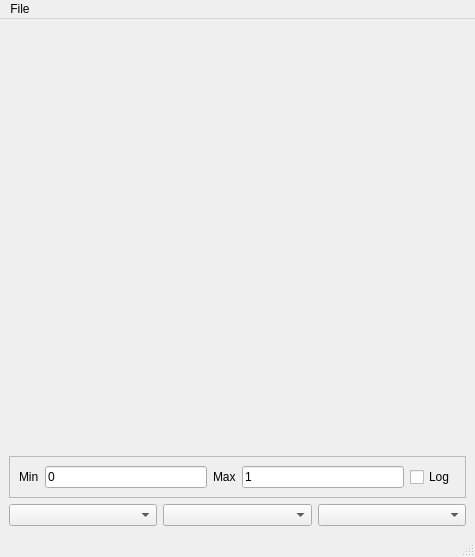
<?xml version="1.0" encoding="UTF-8"?>
<ui version="4.0">
 <class>Smilei</class>
 <widget class="QMainWindow" name="Smilei">
  <property name="geometry">
   <rect>
    <x>0</x>
    <y>0</y>
    <width>475</width>
    <height>557</height>
   </rect>
  </property>
  <property name="windowTitle">
   <string>SmileiQt</string>
  </property>
  <widget class="QWidget" name="centralwidget">
   <layout class="QGridLayout" name="gridLayout" rowstretch="1,0,0">
    <item row="2" column="1">
     <widget class="QComboBox" name="comboPart"/>
    </item>
    <item row="0" column="0" colspan="3">
     <widget class="QFrame" name="plot">
      <layout class="QGridLayout" name="gridLayout_4">
       <item row="0" column="0">
        <layout class="QGridLayout" name="grid"/>
       </item>
      </layout>
     </widget>
    </item>
    <item row="2" column="0">
     <widget class="QComboBox" name="comboField"/>
    </item>
    <item row="2" column="2">
     <widget class="QComboBox" name="comboPart2"/>
    </item>
    <item row="1" column="0" colspan="3">
     <widget class="QFrame" name="frame">
      <property name="frameShape">
       <enum>QFrame::StyledPanel</enum>
      </property>
      <property name="frameShadow">
       <enum>QFrame::Raised</enum>
      </property>
      <layout class="QGridLayout" name="gridLayout_2">
       <item row="0" column="4">
        <widget class="QCheckBox" name="logBox">
         <property name="text">
          <string>Log</string>
         </property>
        </widget>
       </item>
       <item row="0" column="2">
        <widget class="QLabel" name="label_2">
         <property name="text">
          <string>Max</string>
         </property>
        </widget>
       </item>
       <item row="0" column="1">
        <widget class="QLineEdit" name="mini">
         <property name="text">
          <string>0</string>
         </property>
        </widget>
       </item>
       <item row="0" column="0">
        <widget class="QLabel" name="label">
         <property name="text">
          <string>Min</string>
         </property>
        </widget>
       </item>
       <item row="0" column="3">
        <widget class="QLineEdit" name="maxi">
         <property name="text">
          <string>1</string>
         </property>
        </widget>
       </item>
      </layout>
     </widget>
    </item>
   </layout>
  </widget>
  <widget class="QMenuBar" name="menubar">
   <property name="geometry">
    <rect>
     <x>0</x>
     <y>0</y>
     <width>475</width>
     <height>22</height>
    </rect>
   </property>
   <widget class="QMenu" name="menuFile">
    <property name="title">
     <string>File</string>
    </property>
    <addaction name="actionChange_Dir"/>
    <addaction name="separator"/>
    <addaction name="actionQuit"/>
   </widget>
   <addaction name="menuFile"/>
  </widget>
  <widget class="QStatusBar" name="statusbar"/>
  <action name="actionChange_Dir">
   <property name="text">
    <string>Change Dir</string>
   </property>
  </action>
  <action name="actionQuit">
   <property name="text">
    <string>Quit</string>
   </property>
  </action>
 </widget>
 <resources/>
 <connections/>
</ui>
